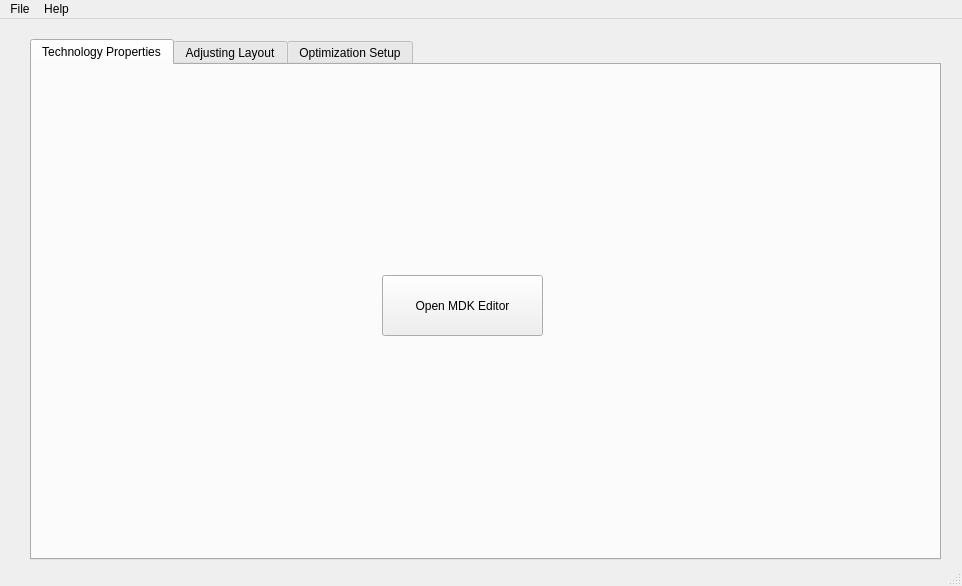
<?xml version="1.0" encoding="UTF-8"?>
<ui version="4.0">
 <class>MainWindow</class>
 <widget class="QMainWindow" name="MainWindow">
  <property name="geometry">
   <rect>
    <x>0</x>
    <y>0</y>
    <width>962</width>
    <height>586</height>
   </rect>
  </property>
  <property name="windowTitle">
   <string>MainWindow</string>
  </property>
  <widget class="QWidget" name="centralwidget">
   <widget class="QTabWidget" name="tabWidget_2">
    <property name="geometry">
     <rect>
      <x>30</x>
      <y>20</y>
      <width>911</width>
      <height>521</height>
     </rect>
    </property>
    <property name="currentIndex">
     <number>0</number>
    </property>
    <widget class="QWidget" name="technology_properties">
     <attribute name="title">
      <string>Technology Properties</string>
     </attribute>
     <widget class="QPushButton" name="btn_openMDK">
      <property name="geometry">
       <rect>
        <x>350</x>
        <y>210</y>
        <width>161</width>
        <height>61</height>
       </rect>
      </property>
      <property name="text">
       <string>Open MDK Editor</string>
      </property>
     </widget>
    </widget>
    <widget class="QWidget" name="adjust_layout">
     <attribute name="title">
      <string>Adjusting Layout</string>
     </attribute>
     <widget class="QGraphicsView" name="graphicsView">
      <property name="geometry">
       <rect>
        <x>240</x>
        <y>100</y>
        <width>411</width>
        <height>311</height>
       </rect>
      </property>
     </widget>
    </widget>
    <widget class="QWidget" name="optimization_setup">
     <attribute name="title">
      <string>Optimization Setup</string>
     </attribute>
     <widget class="QTabWidget" name="tabWidget">
      <property name="geometry">
       <rect>
        <x>30</x>
        <y>30</y>
        <width>721</width>
        <height>401</height>
       </rect>
      </property>
      <property name="currentIndex">
       <number>3</number>
      </property>
      <widget class="QWidget" name="run_options">
       <attribute name="title">
        <string>Run Options</string>
       </attribute>
       <widget class="QFrame" name="run_options_2">
        <property name="geometry">
         <rect>
          <x>40</x>
          <y>30</y>
          <width>341</width>
          <height>106</height>
         </rect>
        </property>
        <property name="frameShape">
         <enum>QFrame::StyledPanel</enum>
        </property>
        <property name="frameShadow">
         <enum>QFrame::Raised</enum>
        </property>
        <layout class="QVBoxLayout" name="verticalLayout_5">
         <item>
          <widget class="QLabel" name="label_2">
           <property name="text">
            <string>&lt;html&gt;&lt;head/&gt;&lt;body&gt;&lt;p&gt;&lt;span style=&quot; font-weight:600;&quot;&gt;How would you like to run PowerSynth?&lt;/span&gt;&lt;/p&gt;&lt;/body&gt;&lt;/html&gt;</string>
           </property>
          </widget>
         </item>
         <item>
          <widget class="QRadioButton" name="option_1">
           <property name="text">
            <string>Layout solution generation only</string>
           </property>
          </widget>
         </item>
         <item>
          <widget class="QRadioButton" name="option_2">
           <property name="text">
            <string>Initial layout evaluation</string>
           </property>
          </widget>
         </item>
         <item>
          <widget class="QRadioButton" name="option_3">
           <property name="text">
            <string>Layout optimization/evaluation</string>
           </property>
          </widget>
         </item>
        </layout>
       </widget>
      </widget>
      <widget class="QWidget" name="layout_setup">
       <attribute name="title">
        <string>Layout Setup</string>
       </attribute>
       <widget class="QFrame" name="layout_generation_setup_2">
        <property name="geometry">
         <rect>
          <x>40</x>
          <y>20</y>
          <width>361</width>
          <height>181</height>
         </rect>
        </property>
        <property name="frameShape">
         <enum>QFrame::StyledPanel</enum>
        </property>
        <property name="frameShadow">
         <enum>QFrame::Raised</enum>
        </property>
        <layout class="QVBoxLayout" name="verticalLayout_2">
         <item>
          <widget class="QLabel" name="label_10">
           <property name="text">
            <string>&lt;html&gt;&lt;head/&gt;&lt;body&gt;&lt;p&gt;&lt;span style=&quot; font-size:10pt; font-weight:600;&quot;&gt;Layout Generation Setup:&lt;/span&gt;&lt;/p&gt;&lt;/body&gt;&lt;/html&gt;</string>
           </property>
          </widget>
         </item>
         <item>
          <layout class="QHBoxLayout" name="horizontalLayout_7">
           <item>
            <widget class="QLabel" name="label_11">
             <property name="text">
              <string>Layout_Mode:</string>
             </property>
            </widget>
           </item>
           <item>
            <widget class="QComboBox" name="comboBox_3">
             <item>
              <property name="text">
               <string>minimum-sized solutions</string>
              </property>
             </item>
             <item>
              <property name="text">
               <string>variable-sized solutions</string>
              </property>
             </item>
             <item>
              <property name="text">
               <string>fixed-sized solutions</string>
              </property>
             </item>
            </widget>
           </item>
          </layout>
         </item>
         <item>
          <layout class="QHBoxLayout" name="horizontalLayout_8">
           <item>
            <widget class="QLabel" name="label_12">
             <property name="text">
              <string>Floor Plan:</string>
             </property>
            </widget>
           </item>
           <item>
            <widget class="QSpinBox" name="spinBox_5">
             <property name="sizePolicy">
              <sizepolicy hsizetype="Maximum" vsizetype="Fixed">
               <horstretch>0</horstretch>
               <verstretch>0</verstretch>
              </sizepolicy>
             </property>
             <property name="maximumSize">
              <size>
               <width>50</width>
               <height>16777215</height>
              </size>
             </property>
             <property name="buttonSymbols">
              <enum>QAbstractSpinBox::NoButtons</enum>
             </property>
             <property name="maximum">
              <number>999</number>
             </property>
            </widget>
           </item>
           <item>
            <widget class="QLabel" name="label_13">
             <property name="sizePolicy">
              <sizepolicy hsizetype="Maximum" vsizetype="Preferred">
               <horstretch>0</horstretch>
               <verstretch>0</verstretch>
              </sizepolicy>
             </property>
             <property name="minimumSize">
              <size>
               <width>10</width>
               <height>0</height>
              </size>
             </property>
             <property name="text">
              <string>by</string>
             </property>
            </widget>
           </item>
           <item>
            <widget class="QSpinBox" name="spinBox_6">
             <property name="sizePolicy">
              <sizepolicy hsizetype="Maximum" vsizetype="Fixed">
               <horstretch>0</horstretch>
               <verstretch>0</verstretch>
              </sizepolicy>
             </property>
             <property name="maximumSize">
              <size>
               <width>50</width>
               <height>16777215</height>
              </size>
             </property>
             <property name="buttonSymbols">
              <enum>QAbstractSpinBox::NoButtons</enum>
             </property>
             <property name="maximum">
              <number>999</number>
             </property>
            </widget>
           </item>
          </layout>
         </item>
         <item>
          <layout class="QHBoxLayout" name="horizontalLayout_9">
           <item>
            <widget class="QLabel" name="label_14">
             <property name="text">
              <string>Number of layouts:</string>
             </property>
            </widget>
           </item>
           <item>
            <widget class="QSpinBox" name="spinBox_7">
             <property name="sizePolicy">
              <sizepolicy hsizetype="Maximum" vsizetype="Fixed">
               <horstretch>0</horstretch>
               <verstretch>0</verstretch>
              </sizepolicy>
             </property>
             <property name="minimumSize">
              <size>
               <width>15</width>
               <height>0</height>
              </size>
             </property>
             <property name="maximumSize">
              <size>
               <width>50</width>
               <height>16777215</height>
              </size>
             </property>
             <property name="buttonSymbols">
              <enum>QAbstractSpinBox::NoButtons</enum>
             </property>
             <property name="specialValueText">
              <string>25</string>
             </property>
             <property name="maximum">
              <number>9999</number>
             </property>
            </widget>
           </item>
          </layout>
         </item>
         <item>
          <layout class="QHBoxLayout" name="horizontalLayout_10">
           <item>
            <widget class="QLabel" name="label_15">
             <property name="text">
              <string>Seed:</string>
             </property>
            </widget>
           </item>
           <item>
            <widget class="QSpinBox" name="spinBox_8">
             <property name="sizePolicy">
              <sizepolicy hsizetype="Maximum" vsizetype="Fixed">
               <horstretch>0</horstretch>
               <verstretch>0</verstretch>
              </sizepolicy>
             </property>
             <property name="minimumSize">
              <size>
               <width>15</width>
               <height>0</height>
              </size>
             </property>
             <property name="maximumSize">
              <size>
               <width>50</width>
               <height>16777215</height>
              </size>
             </property>
             <property name="buttonSymbols">
              <enum>QAbstractSpinBox::NoButtons</enum>
             </property>
             <property name="specialValueText">
              <string>10</string>
             </property>
             <property name="maximum">
              <number>999</number>
             </property>
            </widget>
           </item>
          </layout>
         </item>
         <item>
          <layout class="QHBoxLayout" name="horizontalLayout_11">
           <item>
            <widget class="QLabel" name="label_16">
             <property name="text">
              <string>Optimization Algorithm:</string>
             </property>
            </widget>
           </item>
           <item>
            <widget class="QComboBox" name="comboBox_4">
             <property name="sizePolicy">
              <sizepolicy hsizetype="Maximum" vsizetype="Fixed">
               <horstretch>0</horstretch>
               <verstretch>0</verstretch>
              </sizepolicy>
             </property>
             <property name="maximumSize">
              <size>
               <width>110</width>
               <height>16777215</height>
              </size>
             </property>
             <item>
              <property name="text">
               <string>NG-RANDOM</string>
              </property>
             </item>
            </widget>
           </item>
          </layout>
         </item>
        </layout>
       </widget>
      </widget>
      <widget class="QWidget" name="performance_selector">
       <attribute name="title">
        <string>Performance Selector</string>
       </attribute>
       <widget class="QFrame" name="performance_selector_2">
        <property name="geometry">
         <rect>
          <x>30</x>
          <y>30</y>
          <width>361</width>
          <height>81</height>
         </rect>
        </property>
        <property name="frameShape">
         <enum>QFrame::StyledPanel</enum>
        </property>
        <property name="frameShadow">
         <enum>QFrame::Raised</enum>
        </property>
        <layout class="QVBoxLayout" name="verticalLayout_7">
         <item>
          <widget class="QLabel" name="label_18">
           <property name="text">
            <string>&lt;html&gt;&lt;head/&gt;&lt;body&gt;&lt;p&gt;&lt;span style=&quot; font-weight:600;&quot;&gt;Test for electrical and/or thermal performance?&lt;/span&gt;&lt;/p&gt;&lt;/body&gt;&lt;/html&gt;</string>
           </property>
          </widget>
         </item>
         <item>
          <widget class="QCheckBox" name="activate_electrical_2">
           <property name="text">
            <string>Electrical Performance</string>
           </property>
          </widget>
         </item>
         <item>
          <widget class="QCheckBox" name="activate_thermal_2">
           <property name="text">
            <string>Thermal Performance</string>
           </property>
          </widget>
         </item>
        </layout>
       </widget>
      </widget>
      <widget class="QWidget" name="electrical_setup">
       <attribute name="title">
        <string>Electrical Setup</string>
       </attribute>
       <widget class="QFrame" name="electrical_setup_2">
        <property name="geometry">
         <rect>
          <x>20</x>
          <y>10</y>
          <width>391</width>
          <height>291</height>
         </rect>
        </property>
        <property name="frameShape">
         <enum>QFrame::StyledPanel</enum>
        </property>
        <property name="frameShadow">
         <enum>QFrame::Raised</enum>
        </property>
        <layout class="QVBoxLayout" name="verticalLayout_4">
         <item>
          <widget class="QLabel" name="label_17">
           <property name="text">
            <string>&lt;html&gt;&lt;head/&gt;&lt;body&gt;&lt;p align=&quot;justify&quot;&gt;&lt;span style=&quot; font-size:10pt; font-weight:600;&quot;&gt;Electrical Setup&lt;/span&gt;&lt;/p&gt;&lt;/body&gt;&lt;/html&gt;</string>
           </property>
          </widget>
         </item>
         <item>
          <layout class="QHBoxLayout" name="horizontalLayout_12">
           <item>
            <widget class="QLabel" name="label_19">
             <property name="text">
              <string>Measure Name:</string>
             </property>
            </widget>
           </item>
           <item>
            <widget class="QLineEdit" name="lineEdit"/>
           </item>
          </layout>
         </item>
         <item>
          <layout class="QHBoxLayout" name="horizontalLayout_13">
           <item>
            <widget class="QLabel" name="label_20">
             <property name="text">
              <string>Measure Type:</string>
             </property>
            </widget>
           </item>
           <item>
            <widget class="QComboBox" name="comboBox_5">
             <item>
              <property name="text">
               <string>inductance</string>
              </property>
             </item>
             <item>
              <property name="text">
               <string>resistance</string>
              </property>
             </item>
            </widget>
           </item>
          </layout>
         </item>
         <item>
          <layout class="QHBoxLayout" name="horizontalLayout_15">
           <item>
            <widget class="QLabel" name="label_21">
             <property name="text">
              <string>Select a source:</string>
             </property>
            </widget>
           </item>
           <item>
            <widget class="QComboBox" name="comboBox_6">
             <item>
              <property name="text">
               <string>L1</string>
              </property>
             </item>
             <item>
              <property name="text">
               <string>L2</string>
              </property>
             </item>
             <item>
              <property name="text">
               <string>L3</string>
              </property>
             </item>
            </widget>
           </item>
          </layout>
         </item>
         <item>
          <layout class="QHBoxLayout" name="horizontalLayout_16">
           <item>
            <widget class="QLabel" name="label_22">
             <property name="text">
              <string>Select a sink:</string>
             </property>
            </widget>
           </item>
           <item>
            <widget class="QComboBox" name="comboBox_7">
             <property name="currentText">
              <string>L2</string>
             </property>
             <item>
              <property name="text">
               <string>L1</string>
              </property>
             </item>
             <item>
              <property name="text">
               <string>L2</string>
              </property>
             </item>
             <item>
              <property name="text">
               <string>L3</string>
              </property>
             </item>
            </widget>
           </item>
          </layout>
         </item>
         <item>
          <layout class="QHBoxLayout" name="horizontalLayout_14">
           <item>
            <widget class="QLabel" name="label_23">
             <property name="text">
              <string>Frequency (kHz):</string>
             </property>
            </widget>
           </item>
           <item>
            <widget class="QSpinBox" name="spinBox_9">
             <property name="sizePolicy">
              <sizepolicy hsizetype="Maximum" vsizetype="Fixed">
               <horstretch>0</horstretch>
               <verstretch>0</verstretch>
              </sizepolicy>
             </property>
             <property name="minimumSize">
              <size>
               <width>20</width>
               <height>0</height>
              </size>
             </property>
             <property name="maximumSize">
              <size>
               <width>70</width>
               <height>16777215</height>
              </size>
             </property>
             <property name="buttonSymbols">
              <enum>QAbstractSpinBox::NoButtons</enum>
             </property>
             <property name="specialValueText">
              <string>100000</string>
             </property>
             <property name="maximum">
              <number>1000000000</number>
             </property>
            </widget>
           </item>
          </layout>
         </item>
         <item>
          <layout class="QHBoxLayout" name="horizontalLayout_5">
           <item>
            <widget class="QLabel" name="label_6">
             <property name="text">
              <string>Path to parasitic_model</string>
             </property>
            </widget>
           </item>
           <item>
            <widget class="QLineEdit" name="parasitic_textedit"/>
           </item>
           <item>
            <widget class="QPushButton" name="btn_open_parasitic">
             <property name="sizePolicy">
              <sizepolicy hsizetype="Maximum" vsizetype="Fixed">
               <horstretch>0</horstretch>
               <verstretch>0</verstretch>
              </sizepolicy>
             </property>
             <property name="minimumSize">
              <size>
               <width>0</width>
               <height>0</height>
              </size>
             </property>
             <property name="maximumSize">
              <size>
               <width>85</width>
               <height>16777215</height>
              </size>
             </property>
             <property name="text">
              <string>Open File</string>
             </property>
            </widget>
           </item>
          </layout>
         </item>
         <item>
          <layout class="QHBoxLayout" name="horizontalLayout_4">
           <item>
            <widget class="QLabel" name="label_5">
             <property name="text">
              <string>Path to trace_orientation</string>
             </property>
            </widget>
           </item>
           <item>
            <widget class="QLineEdit" name="trace_textedit"/>
           </item>
           <item>
            <widget class="QPushButton" name="btn_open_trace">
             <property name="sizePolicy">
              <sizepolicy hsizetype="Maximum" vsizetype="Fixed">
               <horstretch>0</horstretch>
               <verstretch>0</verstretch>
              </sizepolicy>
             </property>
             <property name="minimumSize">
              <size>
               <width>0</width>
               <height>0</height>
              </size>
             </property>
             <property name="maximumSize">
              <size>
               <width>85</width>
               <height>16777215</height>
              </size>
             </property>
             <property name="text">
              <string>Open File</string>
             </property>
            </widget>
           </item>
          </layout>
         </item>
        </layout>
       </widget>
      </widget>
      <widget class="QWidget" name="thermal_setup">
       <attribute name="title">
        <string>Thermal Setup</string>
       </attribute>
       <widget class="QFrame" name="thermal_setup_2">
        <property name="geometry">
         <rect>
          <x>20</x>
          <y>10</y>
          <width>381</width>
          <height>221</height>
         </rect>
        </property>
        <property name="frameShape">
         <enum>QFrame::StyledPanel</enum>
        </property>
        <property name="frameShadow">
         <enum>QFrame::Raised</enum>
        </property>
        <layout class="QVBoxLayout" name="verticalLayout_8">
         <item>
          <widget class="QLabel" name="label_24">
           <property name="text">
            <string>&lt;html&gt;&lt;head/&gt;&lt;body&gt;&lt;p align=&quot;justify&quot;&gt;&lt;span style=&quot; font-size:10pt; font-weight:600;&quot;&gt;Thermal Setup&lt;/span&gt;&lt;/p&gt;&lt;/body&gt;&lt;/html&gt;</string>
           </property>
          </widget>
         </item>
         <item>
          <layout class="QHBoxLayout" name="horizontalLayout_17">
           <item>
            <widget class="QLabel" name="label_25">
             <property name="text">
              <string>Model Select:</string>
             </property>
            </widget>
           </item>
           <item>
            <widget class="QComboBox" name="comboBox_8">
             <item>
              <property name="text">
               <string>TSFM</string>
              </property>
             </item>
             <item>
              <property name="text">
               <string>Analytical</string>
              </property>
             </item>
             <item>
              <property name="text">
               <string>ParaPower</string>
              </property>
             </item>
            </widget>
           </item>
          </layout>
         </item>
         <item>
          <layout class="QHBoxLayout" name="horizontalLayout_18">
           <item>
            <widget class="QLabel" name="label_26">
             <property name="text">
              <string>Measure Name:</string>
             </property>
            </widget>
           </item>
           <item>
            <widget class="QLineEdit" name="lineEdit_2"/>
           </item>
          </layout>
         </item>
         <item>
          <layout class="QHBoxLayout" name="horizontalLayout_19">
           <item>
            <widget class="QLabel" name="label_27">
             <property name="text">
              <string>Heat Convection:</string>
             </property>
            </widget>
           </item>
           <item>
            <widget class="QSpinBox" name="spinBox_10">
             <property name="sizePolicy">
              <sizepolicy hsizetype="Maximum" vsizetype="Fixed">
               <horstretch>0</horstretch>
               <verstretch>0</verstretch>
              </sizepolicy>
             </property>
             <property name="minimumSize">
              <size>
               <width>15</width>
               <height>0</height>
              </size>
             </property>
             <property name="maximumSize">
              <size>
               <width>70</width>
               <height>16777215</height>
              </size>
             </property>
             <property name="buttonSymbols">
              <enum>QAbstractSpinBox::NoButtons</enum>
             </property>
             <property name="specialValueText">
              <string>1000</string>
             </property>
             <property name="maximum">
              <number>100000</number>
             </property>
            </widget>
           </item>
          </layout>
         </item>
         <item>
          <layout class="QHBoxLayout" name="horizontalLayout_20">
           <item>
            <widget class="QLabel" name="label_28">
             <property name="text">
              <string>Ambient Temperature:</string>
             </property>
            </widget>
           </item>
           <item>
            <widget class="QSpinBox" name="spinBox_11">
             <property name="sizePolicy">
              <sizepolicy hsizetype="Maximum" vsizetype="Fixed">
               <horstretch>0</horstretch>
               <verstretch>0</verstretch>
              </sizepolicy>
             </property>
             <property name="minimumSize">
              <size>
               <width>15</width>
               <height>0</height>
              </size>
             </property>
             <property name="maximumSize">
              <size>
               <width>70</width>
               <height>16777215</height>
              </size>
             </property>
             <property name="buttonSymbols">
              <enum>QAbstractSpinBox::NoButtons</enum>
             </property>
             <property name="specialValueText">
              <string>300</string>
             </property>
             <property name="maximum">
              <number>100000</number>
             </property>
            </widget>
           </item>
          </layout>
         </item>
        </layout>
       </widget>
      </widget>
     </widget>
     <widget class="QPushButton" name="btn_finish">
      <property name="geometry">
       <rect>
        <x>820</x>
        <y>460</y>
        <width>75</width>
        <height>23</height>
       </rect>
      </property>
      <property name="text">
       <string>Finish</string>
      </property>
     </widget>
    </widget>
   </widget>
  </widget>
  <widget class="QMenuBar" name="menubar">
   <property name="geometry">
    <rect>
     <x>0</x>
     <y>0</y>
     <width>962</width>
     <height>22</height>
    </rect>
   </property>
   <widget class="QMenu" name="menuFile">
    <property name="title">
     <string>File</string>
    </property>
    <addaction name="actionNew_Project"/>
    <addaction name="actionOpen_Project"/>
   </widget>
   <widget class="QMenu" name="menuHelp">
    <property name="title">
     <string>Help</string>
    </property>
    <addaction name="actionOpen_Manual"/>
   </widget>
   <addaction name="menuFile"/>
   <addaction name="menuHelp"/>
  </widget>
  <widget class="QStatusBar" name="statusbar"/>
  <action name="actionOpen_Project">
   <property name="text">
    <string>Open Project</string>
   </property>
  </action>
  <action name="actionNew_Project">
   <property name="text">
    <string>New Project</string>
   </property>
  </action>
  <action name="actionOpen_Manual">
   <property name="text">
    <string>Open Manual</string>
   </property>
  </action>
 </widget>
 <resources/>
 <connections/>
</ui>
